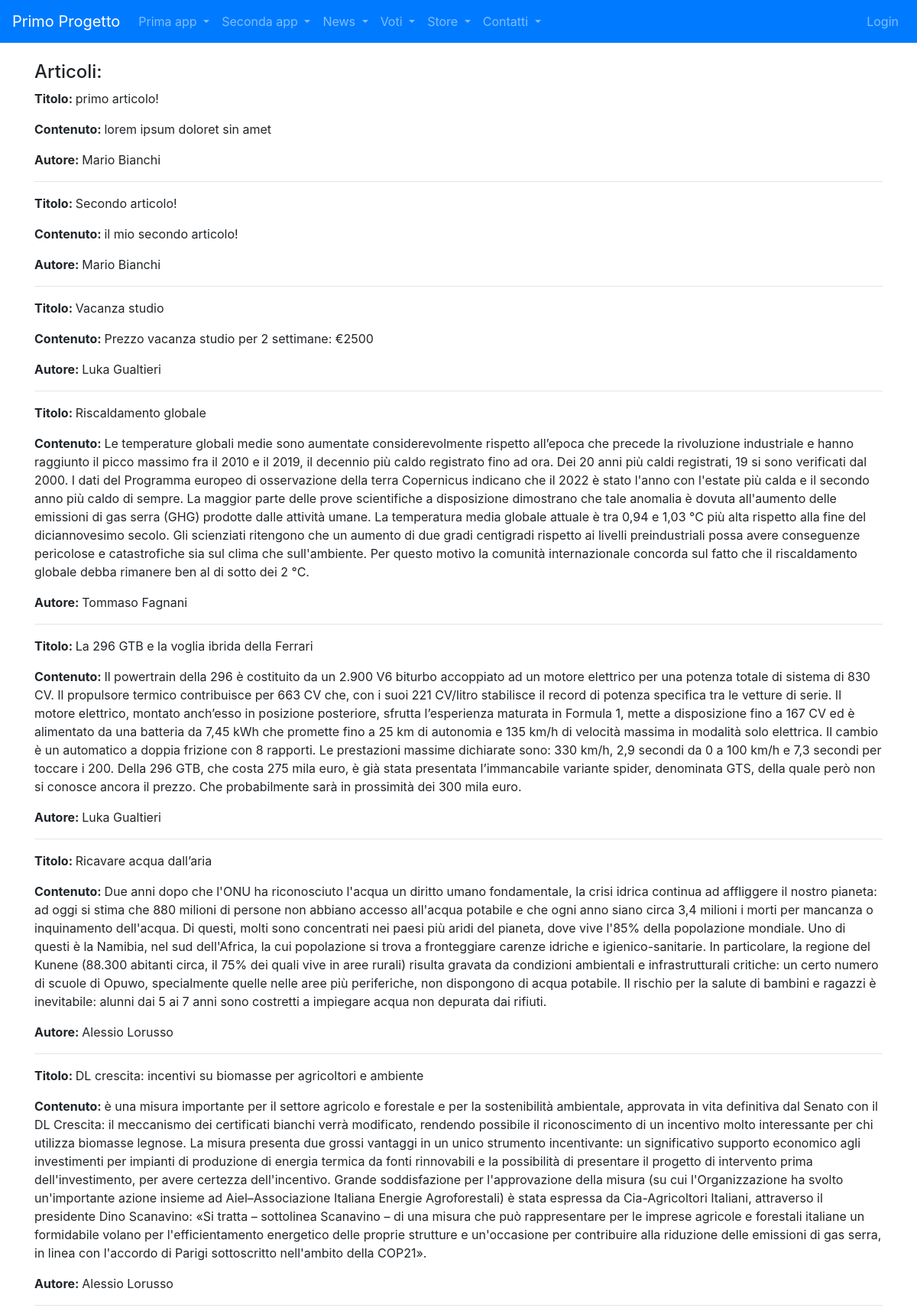
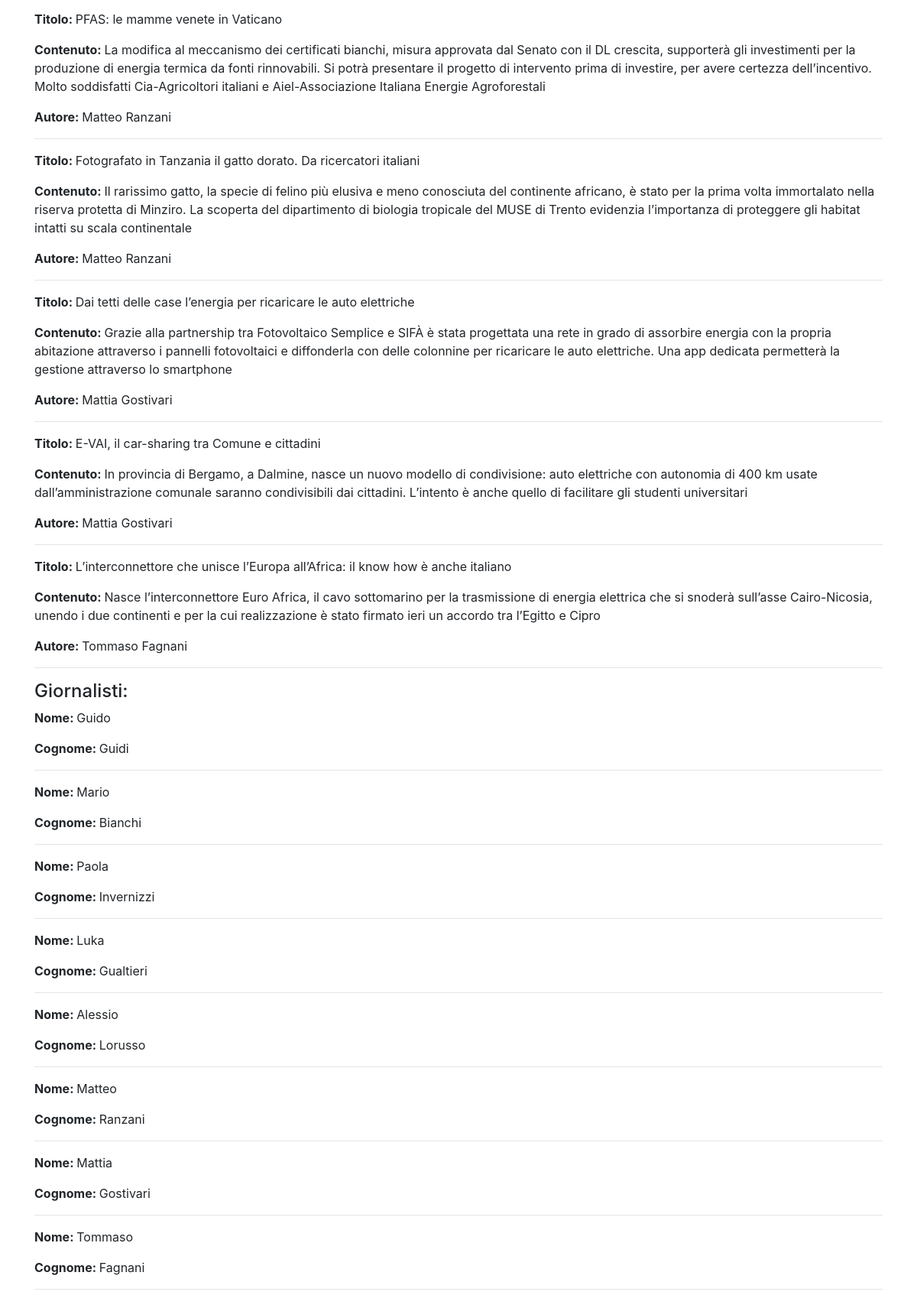
Screenshot of /news/homeview/ with the database file from the repository (2 pictures, top to bottom).
### news/models.py (models this page shows)
class Articolo(models.Model):
    titolo = models.CharField(max_length=100)
    contenuto = models.TextField()
    giornalista = models.ForeignKey(Giornalista, on_delete=models.CASCADE, related_name="articoli")
    data = models.DateField(auto_now=False, blank=True)
    visualizzazioni = models.IntegerField(default=0, blank=True)
    def __str__(self):
        return self.titolo
    class Meta:
        verbose_name = "Articolo"
        verbose_name_plural = "Articoli"

class Giornalista(models.Model):
    nome = models.CharField(max_length=20)
    cognome = models.CharField(max_length=20)
    anno_di_nascita = models.DateField(blank=True)
    def __str__(self):
        return self.nome + " " + self.cognome
    class Meta:
        verbose_name = "Giornalista"
        verbose_name_plural = "Giornalisti"

### news/views.py (the view)
# urls.py: path('homeview/', home, name="homeview"),
def home(request):
    articoli = Articolo.objects.all()
    giornalisti = Giornalista.objects.all()
    context = {"articoli": articoli, "giornalisti": giornalisti}
    print(context)
    return render(request, "homepage1.html", context)

### news/templates/homepage1.html (shortened to what this page needs)
{% extends "base.html" %}
{% block content %}
 <h4>Articoli:</h4>
    {% for articolo in articoli %}
    <p><strong>Titolo: </strong> {{ articolo.titolo }}</p>
    <p><strong>Contenuto: </strong> {{ articolo.contenuto }}</p>
    <p><strong>Autore: </strong> {{ articolo.giornalista }}</p>
    <hr>
    {% endfor %}
<h4>Giornalisti:</h4>
    {% for giornalista in giornalisti %}
    <p><strong>Nome: </strong> {{ giornalista.nome }}</p>
    <p><strong>Cognome: </strong> {{ giornalista.cognome }}</p>
    <hr>
    {% endfor %}
{% endblock content %}

### templates/base.html (shortened to what this page needs)
<!doctype html>
{% load static %}
<html lang="en">
  <head>
    <link rel="stylesheet" href="https://cdn.jsdelivr.net/npm/bootstrap@4.5.3/dist/css/bootstrap.min.css">
     <title>{% block title %} Primo progetto {% endblock title %}</title>  </head>
  <body>
    <nav class="navbar navbar-expand-lg navbar-dark bg-primary">
        <a class="navbar-brand" href="/">Primo Progetto</a>
        <div class="collapse navbar-collapse" id="navbarSupportedContent">
          <ul class="navbar-nav mr-auto">
            <li class="nav-item dropdown">
              <a class="nav-link dropdown-toggle" href="#" id="navbarDropdown" role="button" data-toggle="dropdown" aria-haspopup="true" aria-expanded="false">
                Prima app
              </a>
            </li>
            <li class="nav-item dropdown">
              <a class="nav-link dropdown-toggle" href="#" id="navbarDropdown" role="button" data-toggle="dropdown" aria-haspopup="true" aria-expanded="false">
                Seconda app
              </a>
            </li>
            <li class="nav-item dropdown">
              <a class="nav-link dropdown-toggle" href="#" id="navbarDropdown" role="button" data-toggle="dropdown" aria-haspopup="true" aria-expanded="false">
                News
              </a>
            </li>
            <li class="nav-item dropdown">
              <a class="nav-link dropdown-toggle" href="#" id="navbarDropdown" role="button" data-toggle="dropdown" aria-haspopup="true" aria-expanded="false">
                Voti
              </a>
            </li>
            <li class="nav-item dropdown">
              <a class="nav-link dropdown-toggle" href="#" id="navbarDropdown" role="button" data-toggle="dropdown" aria-haspopup="true" aria-expanded="false">
                Store
              </a>
            </li>
            <li class="nav-item dropdown">
              <a class="nav-link dropdown-toggle" href="#" id="navbarDropdown" role="button" data-toggle="dropdown" aria-haspopup="true" aria-expanded="false">
                Contatti
              </a>
            </li>
          </ul>
          <ul class="nav navbar-nav float-right">
            {% if request.user.is_authenticated %}
              <li class="nav-item dropdown">
                <a class="nav-link dropdown-toggle" href="#" id="navbarDropdown" role="button" data-toggle="dropdown" aria-haspopup="true" aria-expanded="false">
                  {{ request.user.username }}
                </a>
                <div class="dropdown-menu" aria-labelledby="navbarDropdown">
                  <div class="dropdown-menu"></div>
                  <a class="dropdown-item" href="{% url 'logout' %}">Esci</a>
                </div>
              </li>
            {% else %}
              <li class="nav-item">
                <a class="nav-link" href="{% url 'login' %}">Login</a>
              </li>
            {% endif %}
            </ul>
        </div>
      </nav>
      <div class="container my-4">
        {%block content%}
        {%endblock content%}
      </div>
  </body>
</html>

### rows the page displays
Articolo: titolo "primo articolo!", contenuto "lorem ipsum doloret sin amet", giornalista "Mario Bianchi"
Articolo: titolo "Secondo articolo!", contenuto "il mio secondo articolo!", giornalista "Mario Bianchi"
Articolo: titolo "Vacanza studio", contenuto "Prezzo vacanza studio per 2 settimane: €2500", giornalista "Luka Gualtieri"
Articolo: titolo "Riscaldamento globale", contenuto "Le temperature globali medie sono aumentate considerevolmente rispetto all’epoca che precede la rivoluzione industriale e hanno raggiunto il picco massimo fra il 2010 e il 2019, il decennio più caldo registrato fino ad ora. Dei 20 anni più caldi registrati, 19 si sono verificati dal 2000. I dati del Programma europeo di osservazione della terra Copernicus indicano che il 2022 è stato l'anno con l'estate più calda e il secondo anno più caldo di sempre. La maggior parte delle prove scientifiche a disposizione dimostrano che tale anomalia è dovuta all'aumento delle emissioni di gas serra (GHG) prodotte dalle attività umane. La temperatura media globale attuale è tra 0,94 e 1,03 °C più alta…", giornalista "Tommaso Fagnani"
Articolo: titolo "La 296 GTB e la voglia ibrida della Ferrari", contenuto "Il powertrain della 296 è costituito da un 2.900 V6 biturbo accoppiato ad un motore elettrico per una potenza totale di sistema di 830 CV. Il propulsore termico contribuisce per 663 CV che, con i suoi 221 CV/litro stabilisce il record di potenza specifica tra le vetture di serie. Il motore elettrico, montato anch’esso in posizione posteriore, sfrutta l’esperienza maturata in Formula 1, mette a disposizione fino a 167 CV ed è alimentato da una batteria da 7,45 kWh che promette fino a 25 km di autonomia e 135 km/h di velocità massima in modalità solo elettrica. Il cambio è un automatico a doppia frizione con 8 rapporti. Le prestazioni massime dichiarate sono: 330 km/h, 2,9 secondi da 0 a 100…", giornalista "Luka Gualtieri"
Articolo: titolo "Ricavare acqua dall’aria", contenuto "Due anni dopo che l'ONU ha riconosciuto l'acqua un diritto umano fondamentale, la crisi idrica continua ad affliggere il nostro pianeta: ad oggi si stima che 880 milioni di persone non abbiano accesso all'acqua potabile e che ogni anno siano circa 3,4 milioni i morti per mancanza o inquinamento dell'acqua. Di questi, molti sono concentrati nei paesi più aridi del pianeta, dove vive l'85% della popolazione mondiale. Uno di questi è la Namibia, nel sud dell'Africa, la cui popolazione si trova a fronteggiare carenze idriche e igienico-sanitarie. In particolare, la regione del Kunene (88.300 abitanti circa, il 75% dei quali vive in aree rurali) risulta gravata da condizioni ambientali e…", giornalista "Alessio Lorusso"
Articolo: titolo "DL crescita: incentivi su biomasse per agricoltori e ambiente", contenuto "è una misura importante per il settore agricolo e forestale e per la sostenibilità ambientale, approvata in vita definitiva dal Senato con il DL Crescita: il meccanismo dei certificati bianchi verrà modificato, rendendo possibile il riconoscimento di un incentivo molto interessante per chi utilizza biomasse legnose. La misura presenta due grossi vantaggi in un unico strumento incentivante: un significativo supporto economico agli investimenti per impianti di produzione di energia termica da fonti rinnovabili e la possibilità di presentare il progetto di intervento prima dell'investimento, per avere certezza dell'incentivo. Grande soddisfazione per l'approvazione della misura (su cui…", giornalista "Alessio Lorusso"
Articolo: titolo "PFAS: le mamme venete in Vaticano", contenuto "La modifica al meccanismo dei certificati bianchi, misura approvata dal Senato con il DL crescita, supporterà gli investimenti per la produzione di energia termica da fonti rinnovabili. Si potrà presentare il progetto di intervento prima di investire, per avere certezza dell’incentivo. Molto soddisfatti Cia-Agricoltori italiani e Aiel-Associazione Italiana Energie Agroforestali", giornalista "Matteo Ranzani"
Articolo: titolo "Fotografato in Tanzania il gatto dorato. Da ricercatori italiani", contenuto "Il rarissimo gatto, la specie di felino più elusiva e meno conosciuta del continente africano, è stato per la prima volta immortalato nella riserva protetta di Minziro. La scoperta del dipartimento di biologia tropicale del MUSE di Trento evidenzia l’importanza di proteggere gli habitat intatti su scala continentale", giornalista "Matteo Ranzani"
Articolo: titolo "Dai tetti delle case l’energia per ricaricare le auto elettriche", contenuto "Grazie alla partnership tra Fotovoltaico Semplice e SIFÀ è stata progettata una rete in grado di assorbire energia con la propria abitazione attraverso i pannelli fotovoltaici e diffonderla con delle colonnine per ricaricare le auto elettriche. Una app dedicata permetterà la gestione attraverso lo smartphone", giornalista "Mattia Gostivari"
Articolo: titolo "E-VAI, il car-sharing tra Comune e cittadini", contenuto "In provincia di Bergamo, a Dalmine, nasce un nuovo modello di condivisione: auto elettriche con autonomia di 400 km usate dall’amministrazione comunale saranno condivisibili dai cittadini. L’intento è anche quello di facilitare gli studenti universitari", giornalista "Mattia Gostivari"
Articolo: titolo "L’interconnettore che unisce l’Europa all’Africa: il know how è anche italiano", contenuto "Nasce l’interconnettore Euro Africa, il cavo sottomarino per la trasmissione di energia elettrica che si snoderà sull’asse Cairo-Nicosia, unendo i due continenti e per la cui realizzazione è stato firmato ieri un accordo tra l’Egitto e Cipro", giornalista "Tommaso Fagnani"
Giornalista: nome "Guido", cognome "Guidi"
Giornalista: nome "Mario", cognome "Bianchi"
Giornalista: nome "Paola", cognome "Invernizzi"
Giornalista: nome "Luka", cognome "Gualtieri"
Giornalista: nome "Alessio", cognome "Lorusso"
Giornalista: nome "Matteo", cognome "Ranzani"
Giornalista: nome "Mattia", cognome "Gostivari"
Giornalista: nome "Tommaso", cognome "Fagnani"
